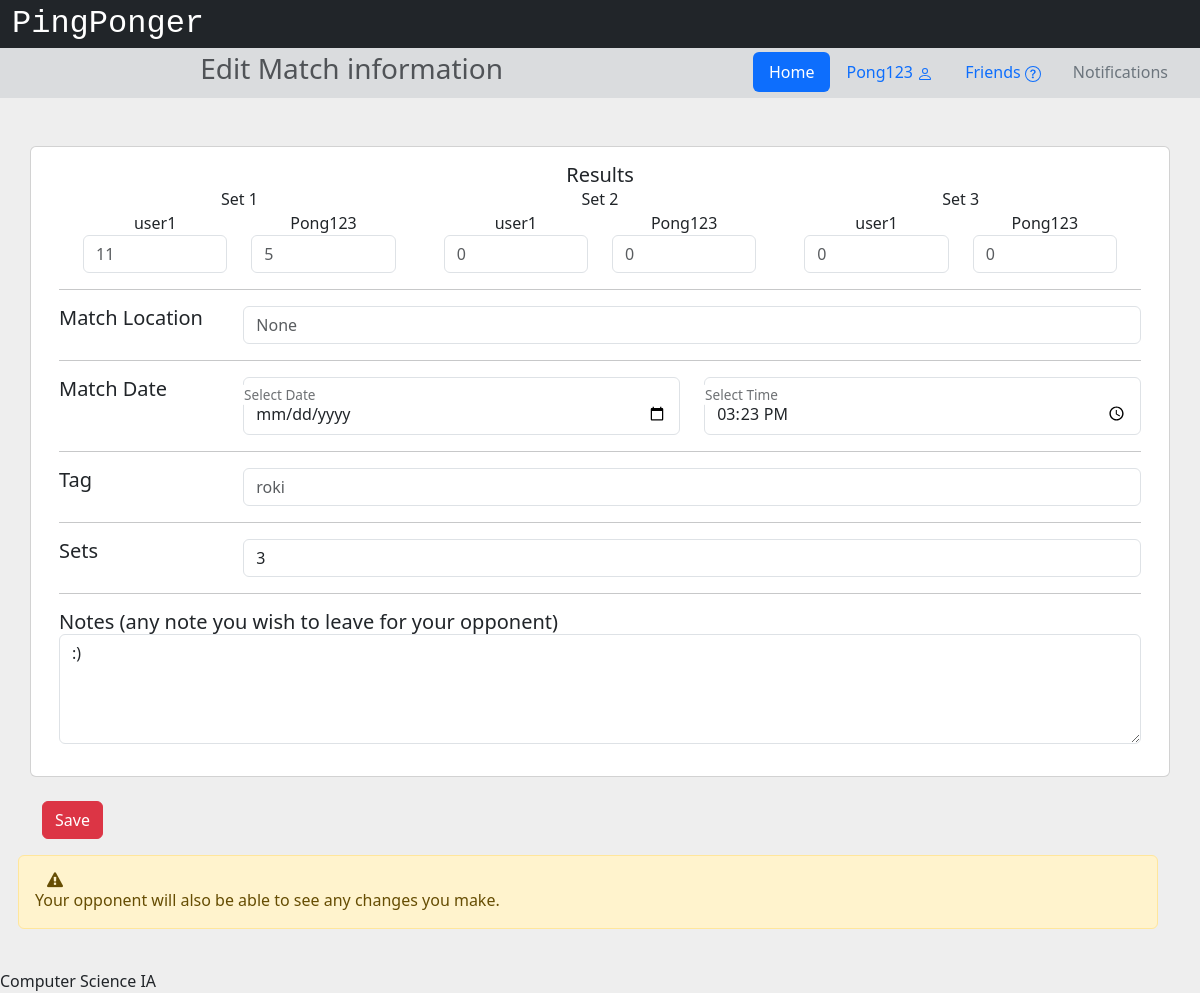
The page /editmatch/117 (signed in) on the database its author committed.
### app/models.py (models this page shows, shortened)
class User(db.Model, UserMixin):
    __tablename__ = 'users'
    id = db.Column(db.Integer, primary_key=True)
    username = db.Column(db.String(32), nullable=False)
    email = db.Column(db.String(320), index=True, unique=True, nullable=False)
    password_hash = db.Column(db.String(128))
    join_date = db.Column(db.DateTime(timezone=True), default=datetime.now)
    experience = db.Column(db.String(12))
    age_group = db.Column(db.String(6))
    location_id = db.Column(db.Integer, db.ForeignKey('locations.id'))
    location = db.relationship('Location', back_populates='users')
    notifications = db.Relationship('Notification', back_populates='user', order_by='Notification.id.desc()')

class Set(db.Model):
    id = db.Column(db.Integer, primary_key=True)
    scoreA = db.Column(db.Integer)
    scoreB = db.Column(db.Integer)
    winner = db.Column(db.Integer)
    loser = db.Column(db.Integer)
    match = db.relationship('Match', back_populates='sets', lazy=True)
    match_id = db.Column(db.Integer, db.ForeignKey('matches.id'))

class Location(db.Model):
    __tablename__ = 'locations'
    id = db.Column(db.Integer, primary_key=True)
    location = db.Column(db.String(60))
    users = db.relationship('User', back_populates='location')
    matches = db.relationship('Match', back_populates='location')

class Match(db.Model):
    __tablename__ = 'matches'
    id = db.Column(db.Integer, primary_key=True)
    unique = db.Column(db.String(10), nullable=False)
    notes = db.Column(db.Text())
    setiCount = db.Column(db.Integer)
    date = db.Column(db.DateTime(timezone=True))
    finished = db.Column(db.Boolean)
    confirmA = db.Column(db.Boolean)
    confirmB = db.Column(db.Boolean)
    friendship_id = db.Column(db.Integer, db.ForeignKey('friendships.id'))
    tag_id = db.Column(db.Integer, db.ForeignKey('tags.id'))
    location_id = db.Column(db.Integer, db.ForeignKey('locations.id'))
    friendship = db.relationship('Friendship', back_populates='matches')
    tag = db.relationship('Tag', back_populates='matches')
    location = db.relationship('Location', back_populates='matches')
    winner = db.Column(db.Integer)
    loser = db.Column(db.Integer)
    sets = db.relationship('Set', back_populates='match', lazy=True)

class Tag(db.Model):
    __tablename__ = 'tags'
    id = db.Column(db.Integer, primary_key=True)
    tag = db.Column(db.String(60))
    matches = db.relationship('Match', back_populates='tag')

### app/views.py (the view, shortened to what this page needs)
@app.route('/editmatch/<matchID>', methods=["GET", "POST"])
@login_required
def editMatch(matchID):
    match = Match.query.get(matchID)
    if match == None:
        return redirect(url_for('index'))
    if match.finished:
        return redirect(url_for('oneMatch', id=match.id))
    if request.method == "GET":
        locations = Location.query.order_by(Location.location).all()
        tags = Tag.query.order_by(Tag.tag).all()
        return render_template('editCurrentmatch.html', locations=locations, tags=tags, match=match, u1=User.query.get(match.friendship.friendA), u2=User.query.get(match.friendship.friendB))

### app/views.py (called while the page is built)
@login_manager.user_loader
def load_user(user_id):
    return User.query.get(int(user_id))

### app/templates/editCurrentmatch.html (shortened to what this page needs)
{% extends "base.html" %}
{% block head %}
    {{ super() }}
{% endblock %}
{% block pagetitle %}Edit Match information{% endblock %}
{% block content %}
    <section style="background-color: #eee;">
        <div class="container py-5">
            <div class="row">
                <div class="card mb-4">
                    <div class="card-body">
                        <form id="settings" action="/editmatch/{{match.id}}" method="post">
                            <div class="container">
                                <div class="row">
                                    <div class="col-sm text-center">
                                        <h5 class="mb-0">Results</h5>
                                    </div>
                                </div>
                                <div class="row">
                                    {% for i in range(match.setiCount) %}
                                    {% if i < match.sets|length %}
                                    <div class="col-sm-4">
                                        <div class="container">
                                            <div class="row">
                                                <p class="mb-0 text-center">Set {{i+1}}</p>
                                            </div>
                                            <div class="row">
                                                <div class="col-sm">
                                                    <p class="mb-0 text-center">{{u1.username}}</p>
                                                    <input name="setA{{i}}" type="number" class="form-control" placeholder="{{match.sets[i].scoreA}}"/>
                                                </div>
                                                <div class="col-sm">
                                                    <p class="mb-0 text-center">{{u2.username}}</p>
                                                    <input name="setB{{i}}" type="number" class="form-control" placeholder="{{match.sets[i].scoreB}}"/>
                                                </div>
                                            </div>
                                        </div>
                                    </div>
                                    {% else %}
                                    <div class="col-sm-4">
                                        <div class="container">
                                            <div class="row">
                                                <p class="mb-0 text-center">Set {{i+1}}</p>
                                            </div>
                                            <div class="row">
                                                <div class="col-sm">
                                                    <p class="mb-0 text-center">{{u1.username}}</p>
                                                    <input name="setA{{i}}" type="number" class="form-control" placeholder="0"/>
                                                </div>
                                                <div class="col-sm">
                                                    <p class="mb-0 text-center">{{u2.username}}</p>
                                                    <input name="setB{{i}}" type="number" class="form-control" placeholder="0"/>
                                                </div>
                                            </div>
                                        </div>
                                    </div>
                                    {% endif %}
                                    {% endfor %}
                                </div>
                            </div>
                            <hr>
                            <div class="row mb-3">
                                <div class="col-sm-2">
                                    <h5 class="mb-0">Match Location</h5>
                                </div>
                                <div class="col">
                                    <input class="form-control" list="datalistLocations" name="location" placeholder="{{match.location.location}}">
                                </div>
                            </div>
                            <hr>
                            <div class="row mb-3">
                                <div class="col-sm-2">
                                    <h5 class="mb-0">Match Date</h5>
                                </div>
                                <div class="col form-floating datetimepicker">
                                    <input type="date" name="date" class="form-control" value="{{match.date.year}}-{{match.date.month}}-{{match.date.day}}" id="datepicker">
                                    <label for="datepicker" class="form-label">Select Date</label>
                                </div>
                                <div class="col form-floating datetimepicker">
                                    <input type="time" name="time" class="form-control" value="{{match.date.hour}}:{{match.date.minute}}" id="timepicker">
                                    <label for="timepicker" class="form-label">Select Time</label>
                                </div>
                            </div>
                            <hr>
                            <div class="row mb-3">
                                <div class="col-sm-2">
                                    <h5 class="mb-0">Tag</h5>
                                </div>
                                <div class="col">
                                    <input class="form-control" list="datalistTags" name="tag" placeholder="{{match.tag.tag}}">
                                </div>
                            </div>
                            <hr>
                            <div class="row mb-3">
                                <div class="col-sm-2">
                                    <h5 class="mb-0">Sets</h5>
                                </div>
                                <div class="col">
                                    <select name="sets" class="form-control">
                                        <option selected>{{match.setiCount}}</option>
                                    </select>
                                </div>
                            </div>
                            <hr>
                            <div class="row">
                                <div class="col-sm-12">
                                    <h5 class="mb-0">Notes (any note you wish to leave for your opponent)</h5>
                                    <p class="text-muted mb-0">
                                        <div class="form-group">
                                            <p class="text-muted mb-0">
                                                <textarea name="note" rows="4" class="form-control">{{match.notes}}</textarea>
                                            </p>
                                        </div>
                                    </p>
                                </div>
                        </form>
                    </div>
                </div>
            </div>
            <div class="row">
                <div class="col-sm-3 mb-3">
                    <button type="submit" form="settings" class="btn btn-danger">Save</button>
                </div>
            </div>
            <div class="row alert alert-warning" role="alert" data-mdb-color="warning">
                <i class="fa fa-exclamation-triangle"></i>
                Your opponent will also be able to see any changes you make.
            </div>
        </div>
    </section>
{% endblock %}

### app/templates/base.html (shortened to what this page needs)
<!DOCTYPE html>
<html lang="en">
    <head>
        {% block head %}
        <link href="https://cdn.jsdelivr.net/npm/bootstrap@5.3.2/dist/css/bootstrap.min.css" rel="stylesheet">
        <link rel="stylesheet" href="https://cdnjs.cloudflare.com/ajax/libs/font-awesome/4.7.0/css/font-awesome.min.css">
        <link rel="stylesheet" href="{{ url_for('static', filename='style.css') }}">
        {% endblock %}
    </head>
    <body>
        <div id="header">
            {% block header %}
            <div class="container-fluid">
                <div class="row bg-dark">
                    <a class="navbar-brand text-white" style="font-size: 2rem; font-family: var(--bs-font-monospace) !important;" href="/">PingPonger</a>
                </div>
                <div class="row bg-secondary bg-opacity-25 p-1">
                    <div class="col-7">
                        <h3 class="text-muted d-flex justify-content-center">
                            {% block pagetitle %}{% endblock %}
                        </h3>
                    </div>
                    <div class="col-5 d-flex justify-content-end">
                        <ul class="nav nav-pills">
                            <li class="nav-item">
                                <a class="nav-link active" href="/">Home</a>
                            </li>
                            <li class="nav-item">
                                {% if current_user.is_authenticated %}
                                    <li class="nav-item">
                                        <a class="nav-link" href="{{url_for('profile', username=current_user.username, userID=current_user.id)}}">{{current_user.username}}
                                        </a>
                                    </li>
                                    {% else %}
                                    <li class="nav-item">
                                        <a class="nav-link" href="/login">Log In</a>
                                    </li>
                                {% endif %}
                            </li>
                            <li class="nav-item">
                                <a class="nav-link" href="{{url_for('allusers', who='friends')}}">
                                        Friends
                                </a>
                            </li>
                            <li class="nav-item">
                                <a class="nav-link text-secondary" href="/notifications">Notifications</a>
                            </li>
                        </ul>
                    </div>
                </div>
            </div>
            {% endblock %}
        </div>
        <div id="content">{% block content %}{% endblock %}</div>
        <div id="footer" class="fixed-bottom">
            {% block footer %}
            Computer Science IA
            {% endblock %}
        </div>
    </body>
</html>

### app/static/style.css (style rules this page uses)
div { text-align: justify; text-justify: inter-word; }

### rows shown on the page
User: username "Pong123", username "Pong123" "Pong123", username "Pong123"
User: username "user1" "user1", username "user1"
Set: scoreA "11", scoreB "5"
Set: scoreA "0", scoreB "0"
Location: location "None"
Match: time "15:23", sets "3", note ":)"
Tag: tag "roki"

### other values the page prints
{{ i+1 }} "1" "2"
{{ i+1 }} "3"
